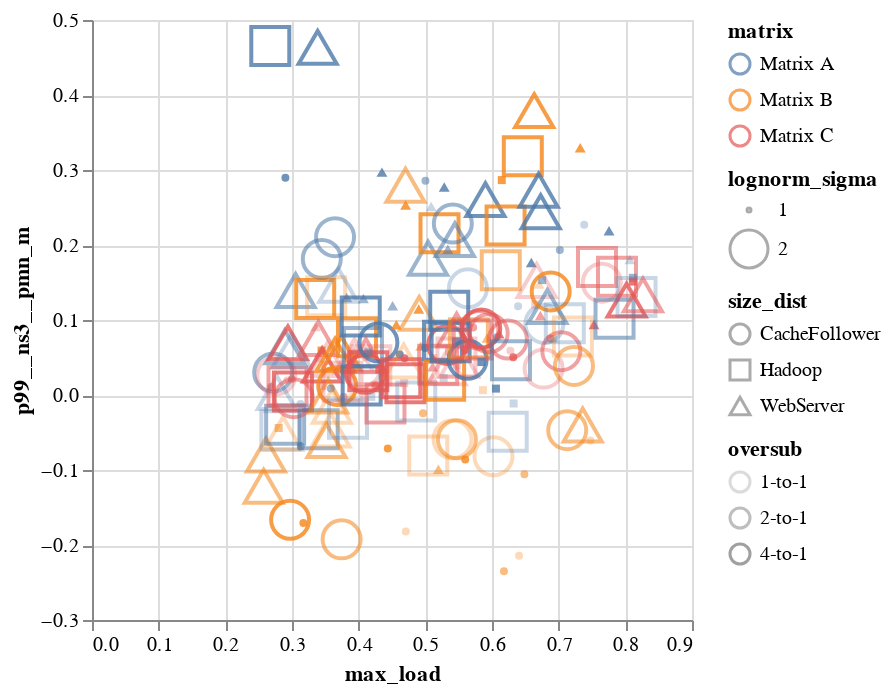

The cell this chart's notebook holds for it:
### Markdown cell above
## Scratch

### Code cell
alt.Chart(records).mark_point().encode(
    x=alt.X('max_load:Q'),
    y=alt.Y('p99__ns3__pmn_m:Q'),
    color=alt.Color('matrix:N'),
    shape=alt.Shape('size_dist:N'),
    size=alt.Size('lognorm_sigma:N'),
    opacity=alt.Opacity('oversub:N'),
    tooltip='id:N'
)

### Figure 1 — Vega-Lite specification as saved in the notebook (floating-point values rounded to 4 significant figures; data arrays with more than 128 entries replaced by an {"elided": "..."} marker saying what was removed)
{"config": {"view": {"continuousWidth": 300, "continuousHeight": 300}}, "data": {"name": "data-f38f71d92d4136a627d2128750a826e2"}, "mark": {"type": "point"}, "encoding": {"color": {"field": "matrix", "type": "nominal"}, "opacity": {"field": "oversub", "type": "nominal"}, "shape": {"field": "size_dist", "type": "nominal"}, "size": {"field": "lognorm_sigma", "type": "nominal"}, "tooltip": {"field": "id", "type": "nominal"}, "x": {"field": "max_load", "type": "quantitative"}, "y": {"field": "p99__ns3__pmn_m", "type": "quantitative"}}, "$schema": "https://vega.github.io/schema/vega-lite/v5.15.1.json", "datasets": {"data-f38f71d92d4136a627d2128750a826e2": {"elided": "192 records"}}}
